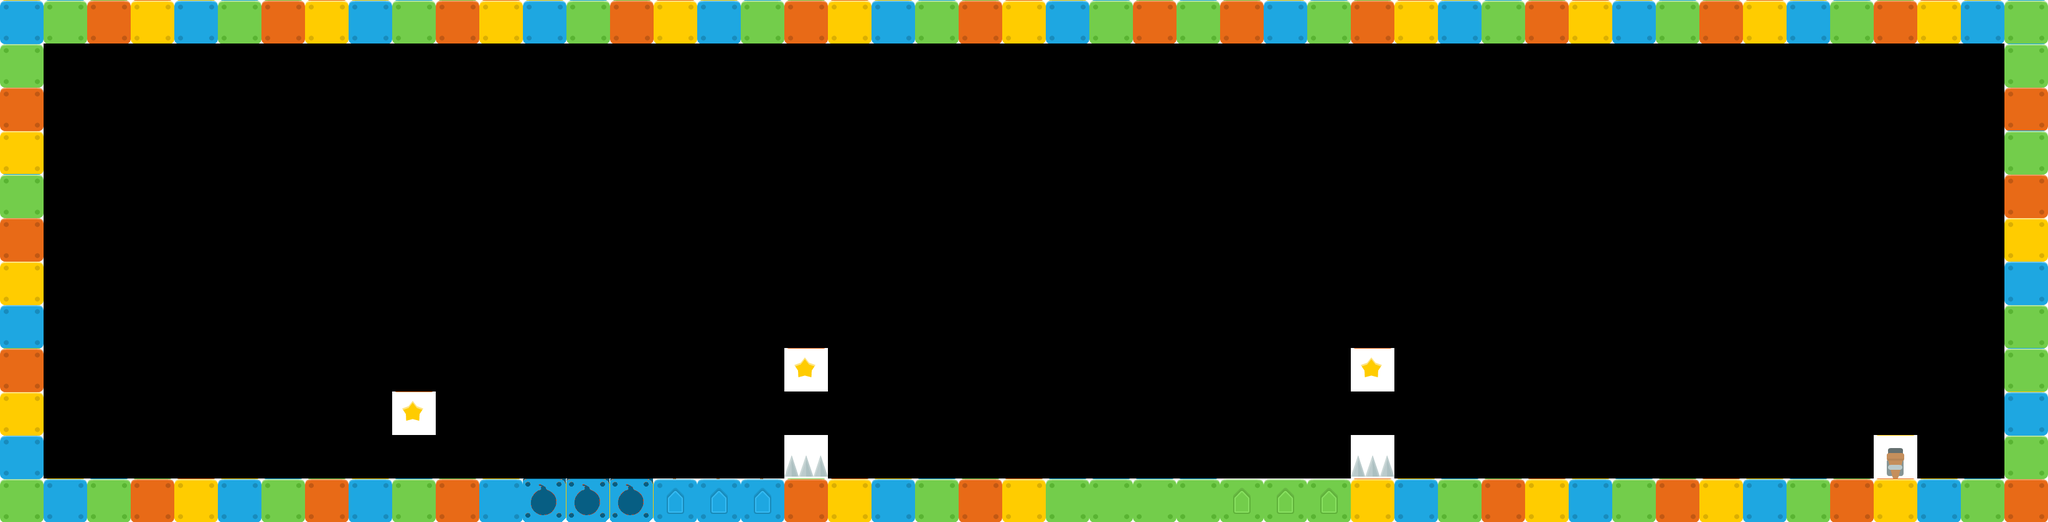

Below is a game level as drawn by its tile map, then a one-line description and the .tmx that defines it (tile-layer data replaced by summaries):
An orthogonal 47x12 tile map with 70x70 px tiles, 1 tile layer (tilesLayer), 2 tilesets.

<map version="1.0" orientation="orthogonal" width="47" height="12" tilewidth="70" tileheight="70">
 <properties>
  <property name="playerX" value="1" />
  <property name="playerY" value="1" />
 </properties>
 <tileset firstgid="1" source="tilesheet.tsx" />
 <tileset firstgid="201" source="tilesheet.tsx" />
 <layer name="tilesLayer" width="47" height="12">
  <data>[564 cells, 120 non-empty, 10 distinct tile ids]</data>
 </layer>
</map>
